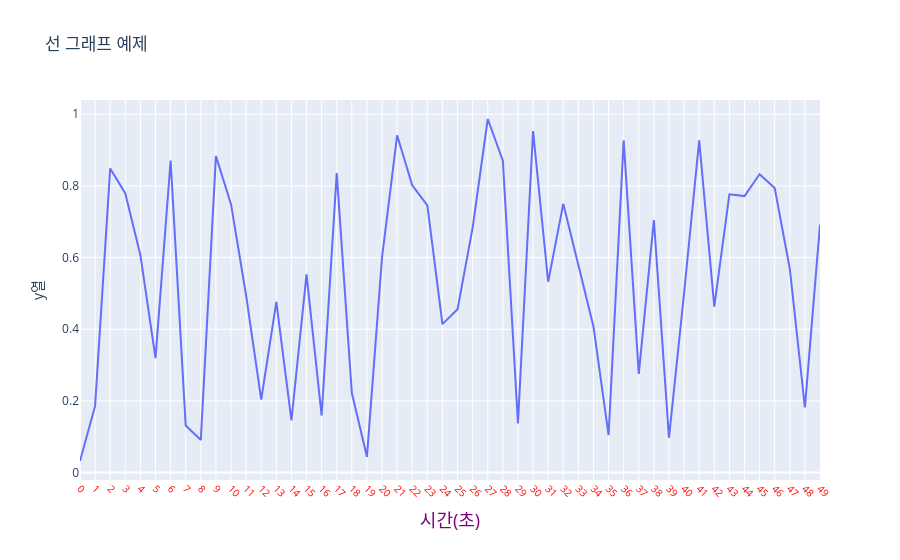

Notebook code for this chart:
### Code cell
import plotly.express as px
import pandas as pd
import numpy as np

df = pd.DataFrame({
    "x열" : np.arange(50),
    "y열" : np.random.rand(50)
})

fig = px.line(
    df,
    x = "x열",
    y = "y열",
    title = "선 그래프 예제"
)

fig.update_xaxes(
    title="시간(초)",
    # title_font={
    #     "size": 18,
    #     "color": "purple"
    # }
    title_font=dict(size=18, color="purple"),
    tickangle=45,
    # tickfont={
    #     "size":32
    # },
    tickfont=dict(size=10, color="red"),
    dtick=1
)
fig.show()

### Figure 1 — Plotly figure (JSON) as saved in the notebook; plotly's stock layout.template omitted (floating-point values rounded to 4 significant figures)
{"data": [{"hovertemplate": "x열=%{x}<br>y열=%{y}<extra></extra>", "legendgroup": "", "line": {"color": "#636efa", "dash": "solid"}, "marker": {"symbol": "circle"}, "mode": "lines", "name": "", "orientation": "v", "showlegend": false, "type": "scatter", "x": [0, 1, 2, 3, 4, 5, 6, 7, 8, 9, 10, 11, 12, 13, 14, 15, 16, 17, 18, 19, 20, 21, 22, 23, 24, 25, 26, 27, 28, 29, 30, 31, 32, 33, 34, 35, 36, 37, 38, 39, 40, 41, 42, 43, 44, 45, 46, 47, 48, 49], "xaxis": "x", "y": [0.03227, 0.186, 0.8487, 0.7792, 0.6068, 0.3196, 0.8706, 0.1311, 0.09111, 0.8834, 0.7492, 0.4942, 0.2036, 0.4764, 0.1454, 0.5531, 0.1591, 0.8357, 0.2221, 0.04386, 0.6008, 0.9413, 0.8018, 0.7457, 0.4143, 0.4561, 0.6836, 0.9869, 0.8707, 0.1373, 0.9531, 0.5326, 0.75, 0.5784, 0.4078, 0.1045, 0.927, 0.2753, 0.7048, 0.09704, 0.5008, 0.9272, 0.4632, 0.7767, 0.7717, 0.8326, 0.794, 0.5689, 0.1816, 0.692], "yaxis": "y"}], "layout": {"legend": {"tracegroupgap": 0}, "title": {"text": "선 그래프 예제"}, "xaxis": {"anchor": "y", "domain": [0, 1], "dtick": 1, "tickangle": 45, "tickfont": {"color": "red", "size": 10}, "title": {"font": {"color": "purple", "size": 18}, "text": "시간(초)"}}, "yaxis": {"anchor": "x", "domain": [0, 1], "title": {"text": "y열"}}}}
